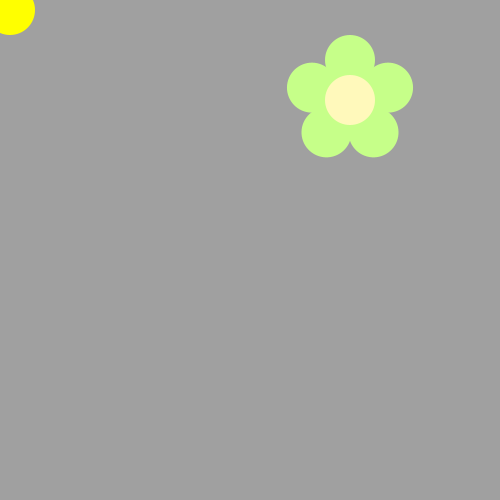
Frame 1 (no input)
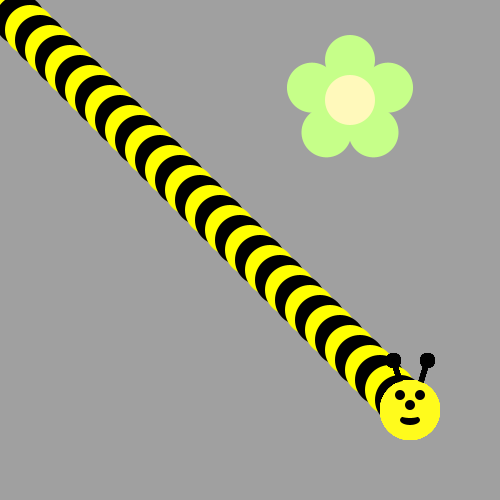
Frame 60 (the mouse pressed at the canvas centre just before this capture)
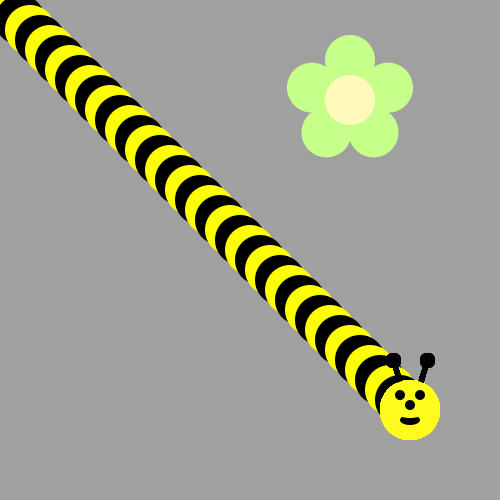
Frame 120 (the mouse held since frame 60 and released just before this capture)

The Processing sketch that drew these frames (run headless with seeded random() and noise(); from frame 60 on, the mouse is pressed at the canvas centre):

// Processing sketch: Bumblebee
// ── Bumblebee.pde
int beeHeadX = 10;
int beeHeadY = 10;
int beeBody = 1;
void draw() {
/*Use a loop to make a body for the Bee!
Then put his head on using drawBeeFace(x,y)
Use Modulo to make the colors alternate 
*/
if(beeBody < 41){
if(beeBody % 2 == 0){
fill(0, 0, 0);
ellipse(beeHeadX, beeHeadY, 50, 50);
}else {
fill(255, 255, 0);
ellipse(beeHeadX, beeHeadY, 50, 50);
}
beeHeadX = beeHeadX + 10;
beeHeadY = beeHeadY + 10;
beeBody = beeBody + 1;
}
if(beeBody == 41){
drawBeeFace(beeHeadX, beeHeadY);
}
}

void drawFlower(int x, int y) {
     noStroke();
     translate(x, y);
     // draw 5 petals, rotating after each one
     fill(#c6ff89);      // green
      for (int i = 0; i < 5; i++) {
           ellipse(0, -40, 50, 50);
          rotate(radians(72));
     }
     fill(#fff9bb); // light yellow
     ellipse(0, 0, 50, 50);
} 
void drawBeeFace(int BeeFaceX, int BeeFaceY) {
     noStroke();
     fill(0, 0, 0);
     stroke(1);
     strokeWeight(5);
     line(BeeFaceX-10, BeeFaceY-27, BeeFaceX-17, BeeFaceY-50);
     line(BeeFaceX+10, BeeFaceY-27, BeeFaceX+17, BeeFaceY-50);
     ellipse(BeeFaceX-17, BeeFaceY-50, 10, 10);
     ellipse(BeeFaceX+17, BeeFaceY-50, 10, 10);
     noStroke();
     fill(255, 251, 28);
     ellipse(BeeFaceX, BeeFaceY, 60, 60); // face
     fill(255, 237, 209);
     fill(0,0,0);
      ellipse(BeeFaceX-10, BeeFaceY-15, 10, 10); // eyes
     ellipse(BeeFaceX+10, BeeFaceY-15, 10, 10);
      ellipse(BeeFaceX, BeeFaceY-5, 10, 10); // nose
      ellipse(BeeFaceX, BeeFaceY+10, 20, 10);// mouth
     fill(255, 251, 28);
     ellipse(BeeFaceX, BeeFaceY+5, 20, 6);
}

void setup() {
     ellipseMode(CENTER);
     size(500, 500);
     background(160, 160, 160);
      drawFlower(350, 100);
}
